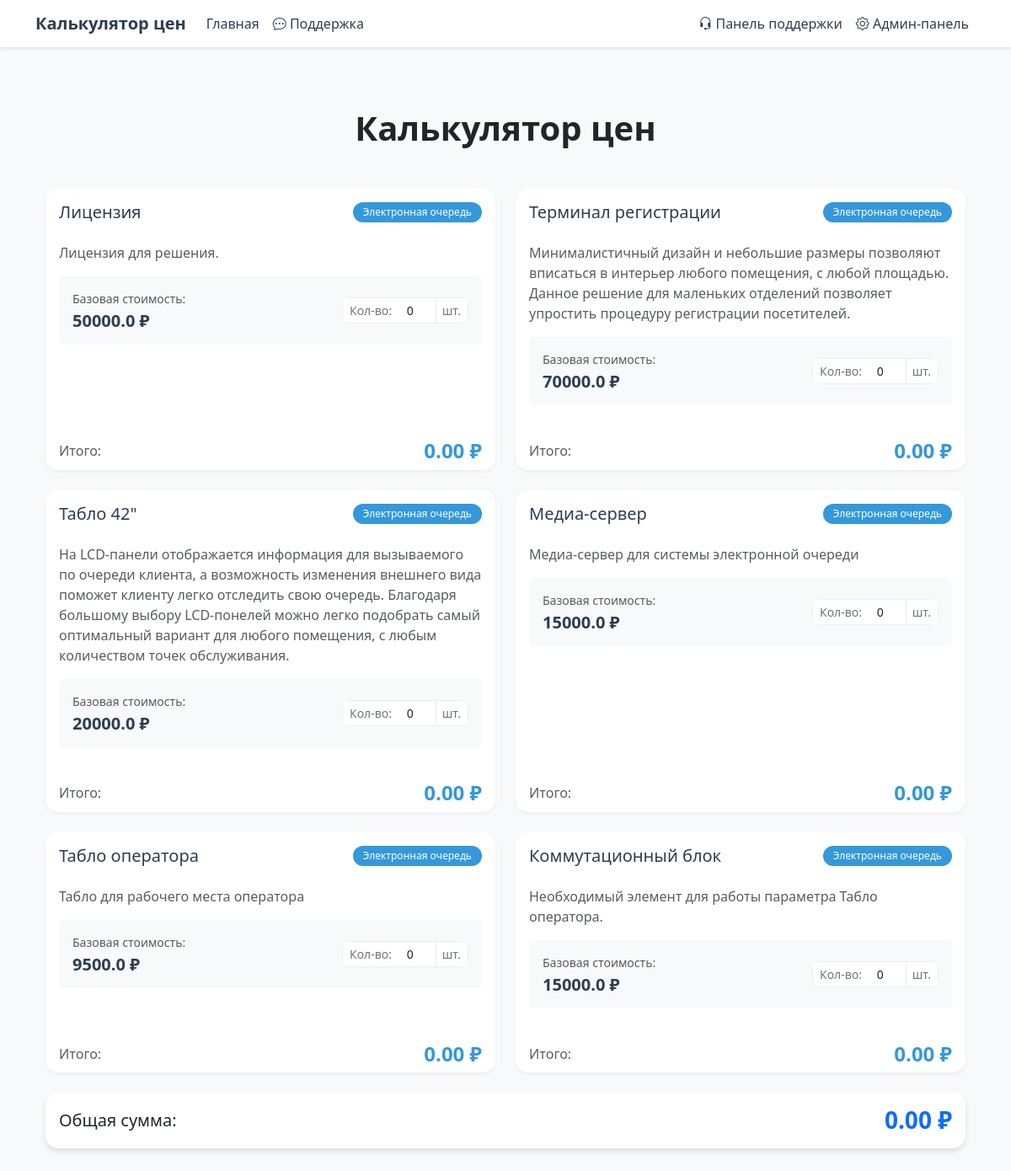
Screenshot of /calculator/ with the database file from the repository.
### calculator/models.py (models this page shows, shortened)
class Product(models.Model):
    category = models.ForeignKey(Category, on_delete=models.CASCADE, related_name='products')
    name = models.CharField(max_length=200, verbose_name='Название товара')
    description = models.TextField(verbose_name='Описание')
    base_price = models.DecimalField(
        max_digits=10,
        decimal_places=2,
        validators=[MinValueValidator(0)],
        verbose_name='Базовая цена'
    )
    created_at = models.DateTimeField(auto_now_add=True)
    updated_at = models.DateTimeField(auto_now=True)
    class Meta:
        verbose_name = 'Товар'
        verbose_name_plural = 'Товары'

class Category(models.Model):
    name = models.CharField(max_length=100, verbose_name='Название категории')
    description = models.TextField(blank=True, verbose_name='Описание')
    created_at = models.DateTimeField(auto_now_add=True)
    updated_at = models.DateTimeField(auto_now=True)
    class Meta:
        verbose_name = 'Категория'
        verbose_name_plural = 'Категории'

### calculator/views.py (the view)
# urls.py: path('', views.index, name='index'),
@cache_page(60 * 15)
def index(request):
    if not request.session.session_key:
        request.session.create()
    products = Product.objects.select_related('category').all()
    products_data = []
    for product in products:
        modifiers = PriceModifier.objects.filter(product_id=product.id)
        modifiers_data = [{
            'id': modifier.id,
            'name': modifier.name,
            'price_adjustment': float(modifier.price_adjustment),
            'is_percentage': modifier.is_percentage
        } for modifier in modifiers]
        products_data.append({
            'id': product.id,
            'name': product.name,
            'category': product.category.name,
            'description': product.description,
            'base_price': float(product.base_price),
            'modifiers': modifiers_data
        })
    context = {
        'products': products_data,
    }
    return render(request, 'calculator/index.html', context)

### calculator/templates/calculator/index.html (shortened to what this page needs)
{% extends 'calculator/base.html' %}
{% load static %}
{% block content %}
<div class="container py-5">
    <h1 class="text-center mb-5 fw-bold">Калькулятор цен</h1>
    <div id="productsList" class="row row-cols-1 row-cols-md-2 g-4 mb-4">
        {% for product in products %}
        <div class="col">
            <div class="card h-100 product-card shadow-sm" data-product-id="{{ product.id }}">
                <div class="card-header bg-transparent border-0 pt-3">
                    <div class="d-flex align-items-center">
                        <h4 class="product-name mb-0 flex-grow-1">{{ product.name }}</h4>
                        <span class="badge bg-primary rounded-pill ms-2">{{ product.category }}</span>
                    </div>
                </div>
                <div class="card-body">
                    <p class="product-description text-muted mb-3">{{ product.description }}</p>
                    <div class="price-info p-3 bg-light rounded mb-3">
                        <div class="row align-items-center">
                            <div class="col">
                                <div class="base-price-label small text-muted mb-1">Базовая стоимость:</div>
                                <div class="base-price h5 mb-0">{{ product.base_price }} ₽</div>
                            </div>
                            <div class="col-auto">
                                <div class="input-group input-group-sm" style="width: 150px;">
                                    <span class="input-group-text bg-white border-end-0">Кол-во:</span>
                                    <input type="number" class="form-control border-start-0 quantity-input"
                                           min="0" value="0" style="text-align: center;">
                                    <span class="input-group-text bg-white border-start-0">шт.</span>
                                </div>
                            </div>
                        </div>
                    </div>
                </div>
                <div class="card-footer bg-transparent border-0">
                    <div class="d-flex justify-content-between align-items-center">
                        <div class="text-muted">Итого:</div>
                        <div class="product-total h4 mb-0">
                            <span>0.00</span> ₽
                        </div>
                    </div>
                </div>
            </div>
        </div>
        {% endfor %}
    </div>
    <div class="card mt-4 shadow">
        <div class="card-body">
            <div class="d-flex justify-content-between align-items-center">
                <h5 class="mb-0">Общая сумма:</h5>
                <div class="total-sum h3 mb-0 text-primary">
                    <span id="totalSum">0.00</span> ₽
                </div>
            </div>
        </div>
    </div>
</div>
{% endblock %}

### calculator/templates/calculator/base.html (shortened to what this page needs)
{% load static %}
<!DOCTYPE html>
<html lang="ru">
<head>
    <link href="https://cdn.jsdelivr.net/npm/bootstrap@5.3.3/dist/css/bootstrap.min.css" rel="stylesheet">
    <link href="https://cdn.jsdelivr.net/npm/bootstrap-icons@1.11.3/font/bootstrap-icons.css" rel="stylesheet">
</head>
<body>
    <nav class="navbar navbar-expand-lg navbar-light">
        <div class="container">
            <a class="navbar-brand" href="{% url 'calculator:index' %}">Калькулятор цен</a>
            <div class="collapse navbar-collapse" id="navbarNav">
                <ul class="navbar-nav me-auto">
                    <li class="nav-item">
                        <a class="nav-link" href="{% url 'calculator:index' %}">Главная</a>
                    </li>
                    <li class="nav-item">
                        <a class="nav-link" href="{% url 'calculator:support_chat' %}">
                            <i class="bi bi-chat-dots"></i> Поддержка
                        </a>
                    </li>
                </ul>
                <ul class="navbar-nav">
                    <li class="nav-item">
                        <a class="nav-link" href="{% url 'calculator:support_admin' %}">
                            <i class="bi bi-headset"></i> Панель поддержки
                        </a>
                    </li>
                    <li class="nav-item">
                        <a class="nav-link" href="{% url 'admin:index' %}">
                            <i class="bi bi-gear"></i> Админ-панель
                        </a>
                    </li>
                </ul>
            </div>
        </div>
    </nav>
    <div class="container mt-4">
        {% block content %}{% endblock %}
    </div>
</body>
</html>

### calculator/templates/calculator/base.html (style rules this page uses)
body { background-color: #f8f9fa; }
.card { border: none; border-radius: 15px; transition: all 0.3s ease; background: white; }
.card-header { border-radius: 15px 15px 0 0 !important; }
.product-name { font-size: 1.25rem; color: #2c3e50; }
.badge { padding: 0.5em 1em; font-weight: 500; }
.badge.bg-primary { background-color: #3498db !important; }
.input-group { border-radius: 10px; overflow: hidden; }
.input-group-text { background-color: white !important; border: 1px solid #e9ecef; color: #6c757d; }
.form-control { border: 1px solid #e9ecef; }
.price-info { background-color: #f8f9fa; border-radius: 10px; padding: 1rem; }
.base-price { color: #2c3e50; font-weight: 600; }
.product-total { font-size: 1.5rem; color: #3498db; font-weight: 600; }
.total-sum { color: #3498db; font-weight: 700; }
.product-card { animation: fadeIn 0.5s ease-out; }
.navbar { box-shadow: 0 2px 4px rgba(0,0,0,0.1); background-color: white !important; }
.navbar-brand { font-weight: 600; color: #2c3e50; }
.nav-link { color: #2c3e50 !important; transition: color 0.3s ease; }
.shadow-sm { box-shadow: 0 2px 4px rgba(0,0,0,0.05) !important; }
.shadow { box-shadow: 0 4px 6px rgba(0,0,0,0.1) !important; }

### calculator/templates/calculator/index.html (style rules this page uses)
.card { border: none; transition: transform 0.2s ease-in-out; }
.input-group-text { color: #6c757d; }
.badge { font-weight: 500; }

### rows the page displays
Product: name "Лицензия", description "Лицензия для решения."
Category: category "Электронная очередь" "Электронная очередь" "Электронная очередь" "Электронная очередь" "Электронная очередь" "Электронная очередь"
Product: name "Терминал регистрации", description "Минималистичный дизайн и небольшие размеры позволяют вписаться в интерьер любого помещения, с любой площадью. Данное решение для маленьких отделений позволяет упростить процедуру регистрации посетителей."
Product: name "Табло 42\"", description "На LCD-панели отображается информация для вызываемого по очереди клиента, а возможность изменения внешнего вида поможет клиенту легко отследить свою очередь. Благодаря большому выбору LCD-понелей можно легко подобрать самый оптимальный вариант для любого помещения, с любым количеством точек обслуживания."
Product: name "Медиа-сервер", description "Медиа-сервер для системы электронной очереди"
Product: name "Табло оператора", description "Табло для рабочего места оператора"
Product: name "Коммутационный блок", description "Необходимый элемент для работы параметра Табло оператора."

### other values shown
{{ product.base_price }} "50000.0" "70000.0" "20000.0" "15000.0" "9500.0" "15000.0"
